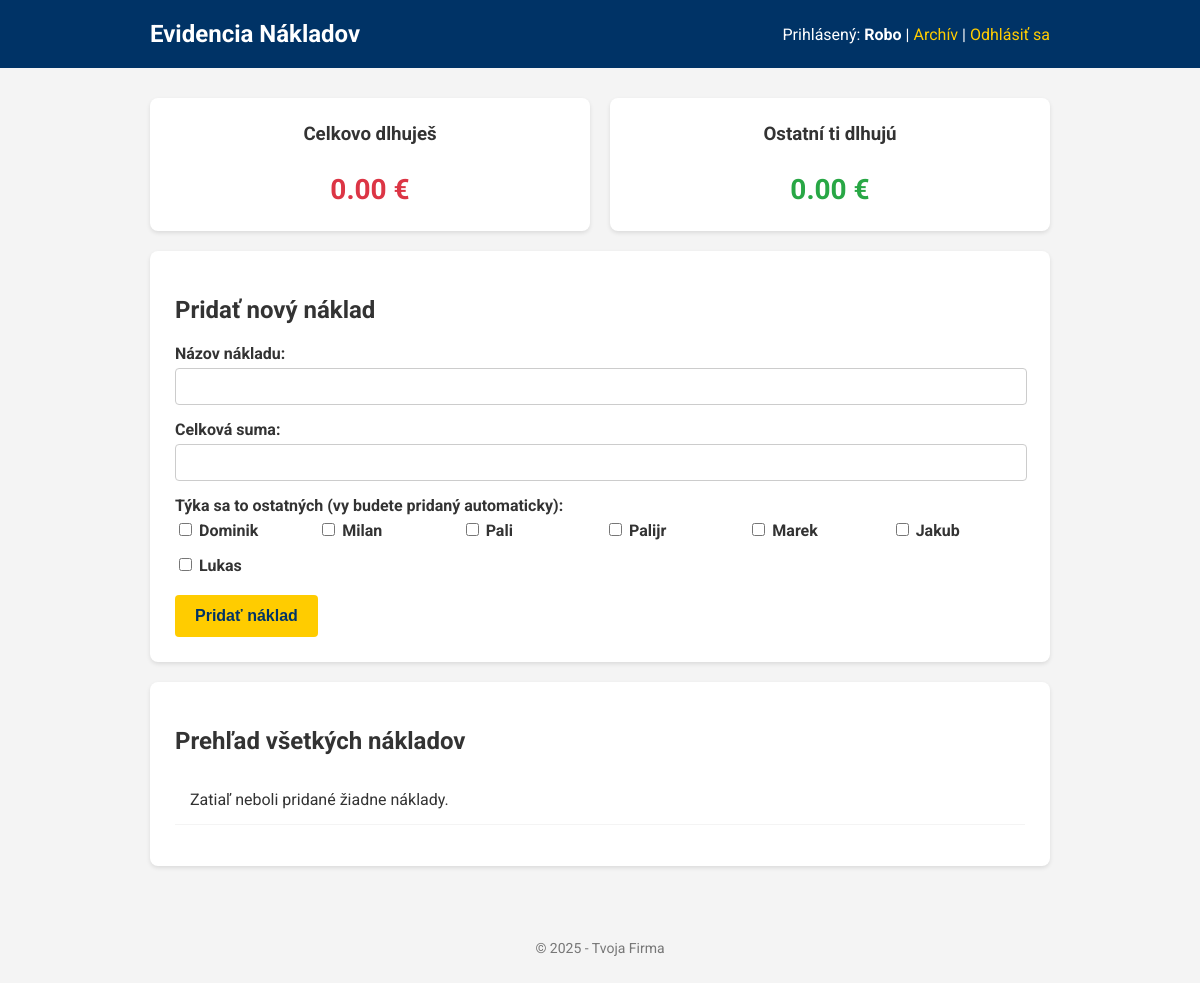
Page /dashboard/Robo on the committed database.
### tables this page shows
CREATE TABLE pouzivatelia (
    id INTEGER PRIMARY KEY AUTOINCREMENT,
    meno TEXT NOT NULL UNIQUE
);

### app.py (the view, shortened to what this page needs)
@app.route("/dashboard/<meno>", methods=['GET', 'POST'])
def dashboard(meno):
    user = query_db('SELECT * FROM pouzivatelia WHERE meno = ?', [meno], one=True)
    if not user:
        return redirect(url_for('login'))
    vsetci_pouzivatelia = query_db('SELECT * FROM pouzivatelia')
    vydavky = query_db("""
                       SELECT DISTINCT v.id, v.nazov, v.celkova_suma, p.meno as kto_platil
                       FROM vydavky v
                                JOIN pouzivatelia p ON v.kto_platil_id = p.id
                                JOIN podielnici pd ON v.id = pd.vydavok_id
                       WHERE pd.zaplatene = 0
                       ORDER BY v.datum_vytvorenia DESC
                       """)
    dlhujes_suma = query_db("""
                            SELECT IFNULL(SUM(suma_podielu), 0) as total
                            FROM podielnici
                            WHERE pouzivatel_id = ?
                              AND zaplatene = 0
                              AND vydavok_id IN (SELECT id FROM vydavky WHERE kto_platil_id != ?)
                            """, [user['id'], user['id']], one=True)['total']
    dlzia_ti_suma = query_db("""
                             SELECT IFNULL(SUM(p.suma_podielu), 0) as total
                             FROM podielnici p
                                      JOIN vydavky v ON p.vydavok_id = v.id
                             WHERE v.kto_platil_id = ?
                               AND p.pouzivatel_id != ? AND p.zaplatene = 0
                             """, [user['id'], user['id']], one=True)['total']
    return render_template('dashboard.html',
                           user=user,
                           vydavky=vydavky,
                           pouzivatelia=vsetci_pouzivatelia,
                           dlhujes=dlhujes_suma,
                           dlzia_ti=dlzia_ti_suma)

### app.py (called while the page is built)
def get_db():
    db = getattr(g, '_database', None)
    if db is None:
        db = g._database = sqlite3.connect(app.config['DATABASE'])
        db.row_factory = sqlite3.Row  # Umožní pristupovať k stĺpcom podľa mena
    return db

@app.teardown_appcontext
def close_connection(exception):
    db = getattr(g, '_database', None)
    if db is not None:
        db.close()

def query_db(query, args=(), one=False):
    cur = get_db().execute(query, args)
    rv = cur.fetchall()
    cur.close()
    return (rv[0] if rv else None) if one else rv

### templates/dashboard.html
{% extends "base.html" %}
{% block content %}
    <div class="summary-grid">
        <div class="card summary-card summary-debt">
            <h3>Celkovo dlhuješ</h3>
            <p>{{ "%.2f"|format(dlhujes) }} €</p>
        </div>
        <div class="card summary-card summary-credit">
            <h3>Ostatní ti dlhujú</h3>
            <p>{{ "%.2f"|format(dlzia_ti) }} €</p>
        </div>
    </div>
    <div class="card">
        <h2>Pridať nový náklad</h2>
        <form method="post" action="{{ url_for('dashboard', meno=user.meno) }}">
            <div class="form-group">
                <label for="nazov">Názov nákladu:</label>
                <input type="text" id="nazov" name="nazov" required>
            </div>
            <div class="form-group">
                <label for="suma">Celková suma:</label>
                <input type="number" id="suma" name="suma" step="0.01" required>
            </div>
            <div class="form-group">
                <label>Týka sa to ostatných (vy budete pridaný automaticky):</label>
                <div class="checkbox-group">
                    {% for p in pouzivatelia %}
                        {% if p.id != user.id %}
                            <label><input type="checkbox" name="podielnici" value="{{ p.id }}"> {{ p.meno }}</label>
                        {% endif %}
                    {% endfor %}
                </div>
            </div>
            <button type="submit" class="btn">Pridať náklad</button>
        </form>
    </div>
    <div class="card">
        <h2>Prehľad všetkých nákladov</h2>
        <ul class="expense-list">
            {% for vydavok in vydavky %}
                <a href="{{ url_for('vydavok_detail', vydavok_id=vydavok.id, meno=user.meno) }}">
                    <li>
                        <span>{{ vydavok.nazov }}</span>
                        <span>{{ "%.2f"|format(vydavok.celkova_suma) }} € (Platil: {{ vydavok.kto_platil }})</span>
                    </li>
                </a>
            {% else %}
                <li>Zatiaľ neboli pridané žiadne náklady.</li>
            {% endfor %}
        </ul>
    </div>
{% endblock %}

### templates/base.html (shortened to what this page needs)
<!DOCTYPE html>
<html lang="sk">
<head>
    <link rel="stylesheet" href="{{ url_for('static', filename='css/style.css') }}">
</head>
<body>
    <header>
        <div class="container">
            <h1>Evidencia Nákladov</h1>
            {% if user %}
                <div class="user-info">
                    Prihlásený: <strong>{{ user.meno }}</strong> | <a href="{{ url_for('archiv', meno=user.meno) }}">Archív</a> | <a href="{{ url_for('login') }}">Odhlásiť sa</a>
                </div>
            {% endif %}
        </div>
    </header>
    <main class="container">
        {% block content %}{% endblock %}
    </main>
    <footer>
        <p>&copy; 2025 - Tvoja Firma</p>
    </footer>
</body>
</html>

### static/css/style.css (style rules this page uses)
:root { --color-primary: #003366; --color-accent: #FFCC00; --color-light-gray: #f4f4f4; --color-dark-gray: #333; --color-white: #ffffff; --color-success: #28a745; --color-danger: #dc3545; }
body { font-family: 'Roboto', sans-serif; margin: 0; background-color: var(--color-light-gray); color: var(--color-dark-gray); }
.container { max-width: 900px; margin: 0 auto; padding: 0 20px; }
header { background-color: var(--color-primary); color: var(--color-white); padding: 20px 0; margin-bottom: 30px; }
header .container { display: flex; justify-content: space-between; align-items: center; }
header h1 { margin: 0; font-size: 24px; }
header .user-info a { color: var(--color-accent); text-decoration: none; }
footer { text-align: center; padding: 20px; margin-top: 40px; font-size: 14px; color: #777; }
.card { background-color: var(--color-white); border-radius: 8px; padding: 25px; margin-bottom: 20px; box-shadow: 0 2px 4px rgba(0,0,0,0.1); }
.form-group { margin-bottom: 15px; }
.form-group label { display: block; margin-bottom: 5px; font-weight: bold; }
input[type="text"], input[type="number"] { width: calc(100% - 20px); padding: 10px; border: 1px solid #ccc; border-radius: 4px; }
.checkbox-group { display: grid; grid-template-columns: repeat(auto-fill, minmax(120px, 1fr)); gap: 10px; }
.btn { background-color: var(--color-accent); color: var(--color-primary); border: none; padding: 12px 20px; border-radius: 4px; cursor: pointer; font-weight: bold; font-size: 16px; text-decoration: none; display: inline-block; transition: background-color 0.2s; }
.summary-grid { display: grid; grid-template-columns: 1fr 1fr; gap: 20px; }
.summary-card { text-align: center; }
.summary-card h3 { margin-top: 0; }
.summary-card p { font-size: 28px; font-weight: bold; margin-bottom: 0; }
.summary-debt p { color: var(--color-danger); }
.summary-credit p { color: var(--color-success); }
.expense-list { list-style: none; padding: 0; }
.expense-list li { display: flex; justify-content: space-between; padding: 15px; border-bottom: 1px solid var(--color-light-gray); transition: background-color 0.2s; }

### rows in the picture
pouzivatelia: meno "Robo"
pouzivatelia: meno "Dominik"
pouzivatelia: meno "Milan"
pouzivatelia: meno "Pali"
pouzivatelia: meno "Palijr"
pouzivatelia: meno "Marek"
pouzivatelia: meno "Jakub"
pouzivatelia: meno "Lukas"

### other values in the picture
{{ "%.2f"|format(dlhujes) }} "0.00"
{{ "%.2f"|format(dlzia_ti) }} "0.00"
